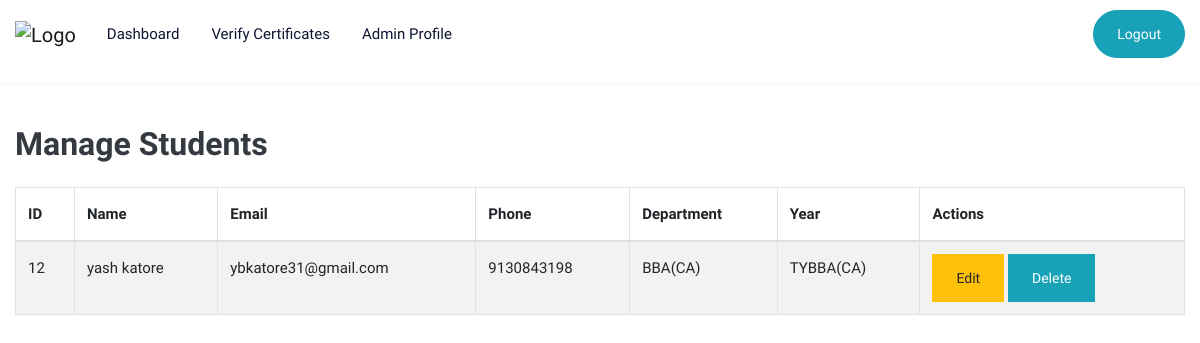
The app's page /admin/manage_students.php (signed in) with its own data.
### tables this page shows
CREATE TABLE `students` (
  `id` int(11) NOT NULL,
  `name` varchar(255) NOT NULL,
  `email` varchar(255) NOT NULL,
  `phone` varchar(15) NOT NULL,
  `department` varchar(100) NOT NULL,
  `year` varchar(100) NOT NULL,
  `prn_number` varchar(20) NOT NULL,
  `password` varchar(255) NOT NULL,
  `created_at` timestamp NOT NULL DEFAULT current_timestamp()
);

### admin/manage_students.php (the view, shortened to what this page needs)
<?php
include('db_connection.php');
$query = "SELECT * FROM students";
$result = mysqli_query($conn, $query);
?>
<!DOCTYPE html>
<html lang="en">
<head>
    <link href="https://cdn.jsdelivr.net/npm/bootstrap@5.3.0-alpha1/dist/css/bootstrap.min.css" rel="stylesheet">
</head>
<body>
<?php include('header.php'); ?>
    <div class="container mt-4">
        <h2 class="text-dark mt-4">Manage Students</h2>
        <table class="table table-bordered table-striped mt-4">
            <thead>
                <tr>
                    <th>ID</th>
                    <th>Name</th>
                    <th>Email</th>
                    <th>Phone</th>
                    <th>Department</th>
                    <th>Year</th>
                    <th>Actions</th>
                </tr>
            </thead>
            <tbody>
                <?php while ($row = mysqli_fetch_assoc($result)) { ?>
                    <tr>
                        <td><?php echo $row['id']; ?></td>
                        <td><?php echo $row['name']; ?></td>
                        <td><?php echo $row['email']; ?></td>
                        <td><?php echo $row['phone']; ?></td>
                        <td><?php echo $row['department']; ?></td>
                        <td><?php echo $row['year']; ?></td>
                        <td>
                            <a href="edit_student.php?id=<?php echo $row['id']; ?>" class="btn btn-warning btn-sm">Edit</a>
                            <a href="manage_students.php?delete_id=<?php echo $row['id']; ?>" class="btn btn-info btn-sm" onclick="return confirm('Are you sure you want to delete this student?')">Delete</a>
                        </td>
                    </tr>
                <?php } ?>
            </tbody>
        </table>
    </div>
</body>
</html>

### css/color.css (style rules this page uses)
:root { --theme-ordinary-color: #74777b; }
:root { --theme-primary-color: #17c788; }
:root { --theme-secondary-color: #0d1432; }
:root { --theme-white-color: #fff; }
:root { --theme-light-color: #f8f8f8; }
:root { --theme-gray-color: #f5f5f5; }
:root { --theme-footer-color: #091b4b; }
:root { --theme-dark-color: #091b4b; }
:root { --text-light-color: #a3a7af; }
:root { --theme-primary-opacity-color: rgba(11, 191, 141, .8); }
:root { --theme-secondary-opacity-color: rgba(13,20,50,0.7); }
:root { --theme-white-opacity-color: rgba(255, 255, 255, 0.3); }
:root { --theme-dark-opacity-color: rgba(0, 0, 0, 0.5); }
:root { --theme-ordinary-font: 'Muli', sans-serif; }
:root { --theme-highlight-font: 'Comfortaa', cursive; }

### css/style.css (style rules this page uses)
.container, .container-fluid { transition: all 0.6s ease 0s; -moz-transition: all 0.6s ease 0s; -webkit-transition: all 0.6s ease 0s; -o-transition: all 0.6s ease 0s; }
.text-ordinary, a.text-ordinary, .text-ordinary a, body, .dropdown-item, .footer-widget li a, .text-ordinary .jslider .jslider-label, .breadcrumb-item > a, .list-text-white a.dropdown-item { color: var(--theme-ordinary-color); }
.table-striped tbody tr:nth-of-type(2n + 1) { background-color: var(--theme-gray-color); }
.transation-3s, .transation-3s:hover, .hover-zoomer img, .hover-bg-white, a, a:hover, .btn, .btn:hover, .radio-check label, .message-list li .message-action, .timeline-item .circle, .timeline-item .date-time, .clip-item .fa-times { -moz-transition: all 300ms ease-in-out 0s; -webkit-transition: all 300ms ease-in-out 0s; -o-transition: all 300ms ease-in-out 0s; -ms-transition: all 300ms ease-in-out 0s; transition: all 300ms ease-in-out 0s; }
body { font-family: var(--theme-ordinary-font); font-size: 15px; line-height: 28px; }
h1, .h1, h2, .h2, h3, .h3, h4, .h4, h5, .h5, h6, .h6 { font-family: var(--theme-highlight-font); font-weight: 700; }
a, a:hover, .btn-link, .btn-link:hover { text-decoration: none; cursor: pointer; }
.btn { padding: 0px 23px; font-size: 14px; border-radius: 0; line-height: 46px; font-weight: 500; }
::placeholder { font: var(--theme-ordinary-font); font-size: 15px; font-weight: 400; color: #fff; }
table td, table th { border: none; padding: 10px 15px; }

### records on screen
students: id "12", name "yash katore", email "ybkatore31@gmail.com", phone "9130843198", department "BBA(CA)", year "TYBBA(CA)"
